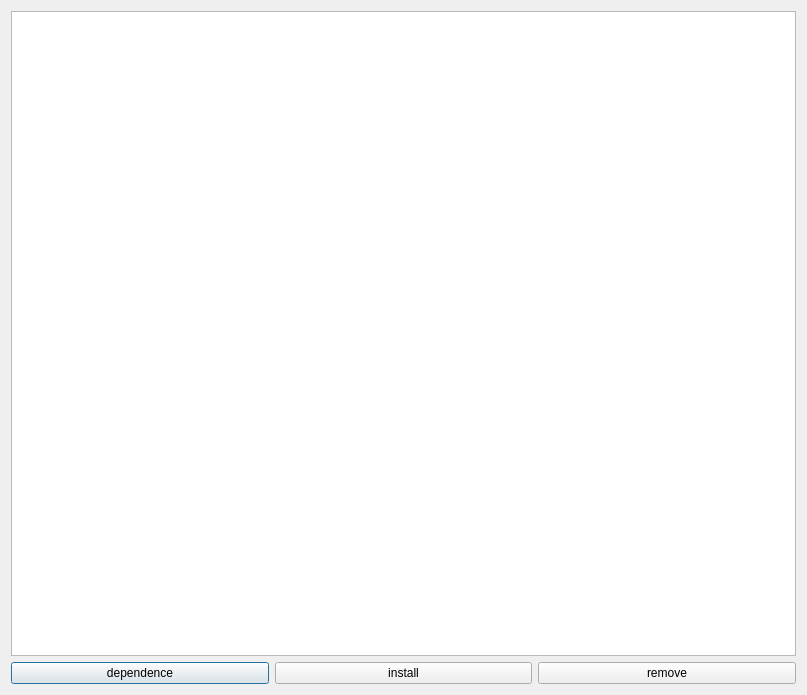
<?xml version="1.0" encoding="UTF-8"?>
<ui version="4.0">
 <class>Dialog</class>
 <widget class="QDialog" name="Dialog">
  <property name="geometry">
   <rect>
    <x>0</x>
    <y>0</y>
    <width>807</width>
    <height>695</height>
   </rect>
  </property>
  <property name="windowTitle">
   <string>Dialog</string>
  </property>
  <layout class="QVBoxLayout" name="verticalLayout">
   <item>
    <widget class="QListWidget" name="listWidget"/>
   </item>
   <item>
    <layout class="QHBoxLayout" name="horizontalLayout">
     <item>
      <widget class="QPushButton" name="pushButton_3">
       <property name="text">
        <string>dependence</string>
       </property>
      </widget>
     </item>
     <item>
      <widget class="QPushButton" name="pushButton">
       <property name="text">
        <string>install</string>
       </property>
      </widget>
     </item>
     <item>
      <widget class="QPushButton" name="pushButton_2">
       <property name="text">
        <string>remove</string>
       </property>
      </widget>
     </item>
    </layout>
   </item>
  </layout>
 </widget>
 <resources/>
 <connections/>
</ui>
